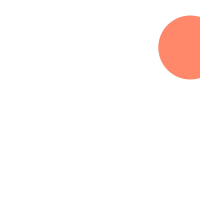
Frame 1 (no input)
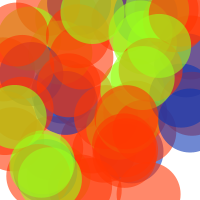
Frame 60 (the mouse pressed at the canvas centre just before this capture)
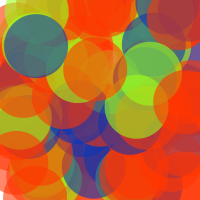
Frame 120 (the mouse held since frame 60 and released just before this capture)

The Processing sketch that drew these frames (run headless with seeded random() and noise(); from frame 60 on, the mouse is pressed at the canvas centre):

// Processing sketch: example_13_03_probability
// ── example_13_03_probability.pde
RandomColor circles;


void setup() {
    size(200, 200);
    background(255);
    noStroke();
    circles = new RandomColor(0.5,0.3,0.2);
}

void draw() {
    float num = random(1);
    circles.drawcircles(num);
}

// ── RandomColor.pde
class RandomColor {
  
    float red_prob;
    float green_prob;
    float blue_prob;
    float num = random(1);
  
  RandomColor(float c1, float c2, float c3) {
    red_prob = c1;
    green_prob = c2;
    blue_prob = c3;
  }
  
  void drawcircles(float num) {
    
    if (num < red_prob) {
        fill(255, 53, 2, 150);
    } else if (num < green_prob + red_prob) {
        fill(156, 255, 28, 150);
    } else {
        fill(10, 52, 178, 150);
    }
    // Now draw that circle!
    ellipse(random(width), random(height), 64, 64);
  
  }
  
}
